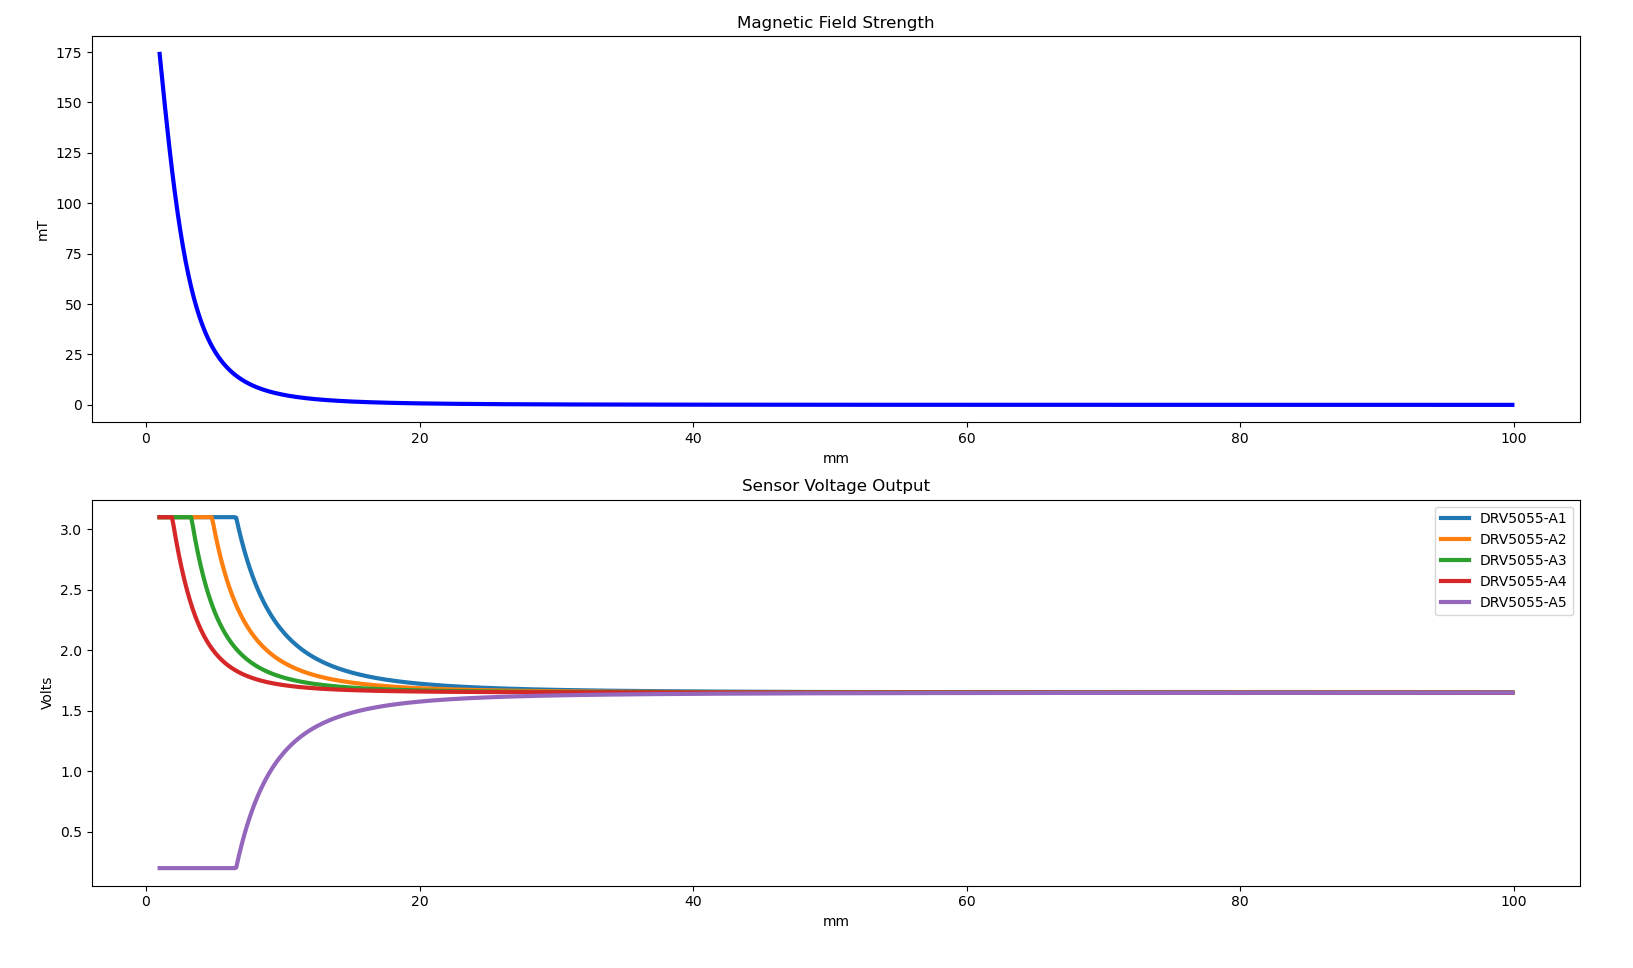

This figure's Python source:
# Author: Colin Pollard
# Date: 6/24/2020
from FieldCalculations import *
import matplotlib.pyplot as plt  # you do not need this import if you comment out the plotting code below and want a pure python example.

# Create an example cylinder, 6mm diameter, 1mm thick, N52 grade
testCylinder = Magnet()
testCylinder.setCylinderSize(6, 1)
testCylinder.setGrade("N52")

# Create an example cubic, 6mm length, 6mm width, 6mm thick, N35
testCubic = Magnet()
testCubic.setCubicSize(6, 6, 6)
testCubic.setGrade("N35")

# Create an example ring, 6mm OD, 3mm ID, 6mm thick, N38
testRing = Magnet()
testRing.setRingSize(6, 3, 6)
testRing.setGrade("N38")

# Create an example sphere, 6mm diameter, N40
testSphere = Magnet()
testSphere.setSphereSize(6)
testSphere.setGrade("N40")

# Calculate field at 10mm
d10Cy = calculate1DField(testCylinder, 10)
print(d10Cy)  # In teslas, to convert to mT multiply by 1000.
d10Cu = calculate1DField(testCubic, 10)
print(d10Cu)
d10Cr = calculate1DField(testRing, 10)
print(d10Cr)
d10Cs = calculate1DField(testSphere, 10)
print(d10Cs)

# Now we can calculate voltage by creating a sensor and evaluating it.
DRV5055A1 = HallSensor()
DRV5055A1.setType("bipolar3.3")
# Bipolar operation means the range is symmetrical +-21mT
DRV5055A1.setSymRange(21)
# 100mV/mT
DRV5055A1.setSensitivity(100)
vA1 = calculateVoltage1D(testCylinder, DRV5055A1, 10)
print(vA1)

# We can also use one of the presets in the HallSensor class to skip the setup above for certain models.
DRV5055A2 = HallSensor(preset="DRV5055-A2")
vA2 = calculateVoltage1D(testCylinder, DRV5055A2, 1)
print(vA2)

# Create an array of sensors to sweep
sensors = [HallSensor(preset="DRV5055-A1"), HallSensor(preset="DRV5055-A2"), HallSensor(preset="DRV5055-A3"), HallSensor(preset="DRV5055-A4"), HallSensor(preset="DRV5055-A5")]
# Run a sweep simulation of sensor list
distance, strength, voltages = sweepSensors(testCylinder, 1, 100, sensors)

# Plot the results as a function of distance (comment this to avoid using matplotlib)
fig, (ax1, ax2) = plt.subplots(2)

# Field Strength
ax1.plot(distance, strength, color='blue', linewidth=3)
ax1.set_title('Magnetic Field Strength')
ax1.set_ylabel('mT')
ax1.set_xlabel('mm')
# Voltages
for index in range(0, len(sensors)):
    ax2.plot(distance, voltages[index], linewidth=3, label=sensors[index].name)
ax2.legend()
ax2.set_title('Sensor Voltage Output')
ax2.set_ylabel('Volts')
ax2.set_xlabel('mm')
plt.show()
